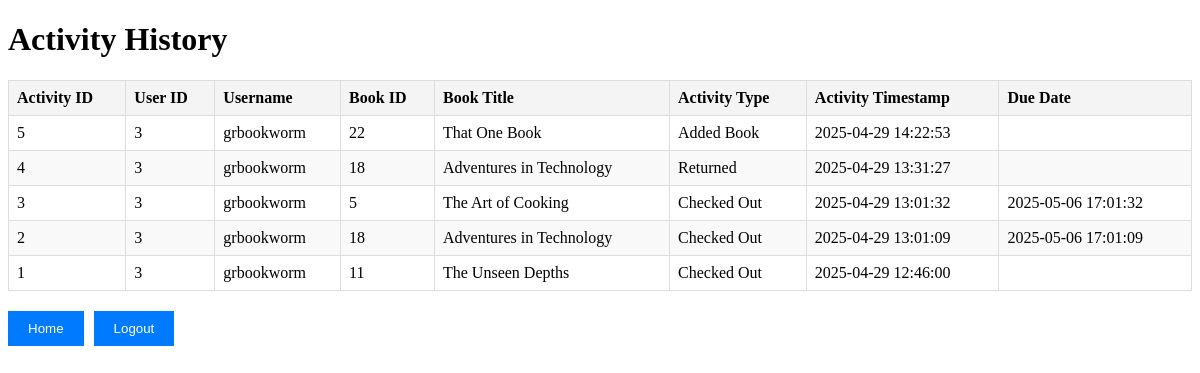
Screenshot of /CSIT415-Project-Register-New-Account-with-html-code-/CSIT415-Project-Register-New-Account-with-html-code-/view_history.php (signed in) with the database file from the repository.
### tables this page shows
CREATE TABLE `activityhistory` (
  `activityID` int NOT NULL AUTO_INCREMENT,
  `userID` int NOT NULL,
  `bookID` int DEFAULT NULL,
  `activityType` varchar(50) NOT NULL,
  `activityTimestamp` datetime DEFAULT CURRENT_TIMESTAMP,
  `dueDate` datetime DEFAULT NULL,
  PRIMARY KEY (`activityID`),
  KEY `userID` (`userID`),
  KEY `bookID` (`bookID`),
  CONSTRAINT `activityhistory_ibfk_1` FOREIGN KEY (`userID`) REFERENCES `users` (`userID`),
  CONSTRAINT `activityhistory_ibfk_2` FOREIGN KEY (`bookID`) REFERENCES `books` (`id`)
);

CREATE TABLE `users` (
  `userID` int NOT NULL AUTO_INCREMENT,
  `username` varchar(50) NOT NULL,
  `password` varchar(255) NOT NULL,
  `isAdmin` tinyint(1) NOT NULL DEFAULT '0',
  `finesDue` int NOT NULL DEFAULT '0',
  `holdActive` tinyint(1) NOT NULL DEFAULT '0',
  PRIMARY KEY (`userID`)
);

CREATE TABLE `books` (
  `id` int NOT NULL AUTO_INCREMENT,
  `title` varchar(255) NOT NULL,
  `author` varchar(255) NOT NULL,
  `isbn` varchar(20) NOT NULL,
  `publisher` varchar(255) DEFAULT NULL,
  `publish_date` date DEFAULT NULL,
  `genre` varchar(100) DEFAULT NULL,
  `page_count` int DEFAULT NULL,
  `language` varchar(50) DEFAULT NULL,
  `is_available` tinyint(1) DEFAULT '1',
  PRIMARY KEY (`id`),
  UNIQUE KEY `isbn` (`isbn`)
);

### CSIT415-Project-Register-New-Account-with-html-code-/CSIT415-Project-Register-New-Account-with-html-code-/view_history.php (the view, shortened to what this page needs)
<?php
$db = new Dbh();
$conn = $db->connectDB();
$sql = "
    SELECT ah.activityID, ah.userID, ah.bookID, ah.activityType, ah.activityTimestamp, ah.dueDate,
           u.username AS userName, b.title AS bookTitle
    FROM activityhistory ah
    LEFT JOIN users u ON ah.userID = u.userID
    LEFT JOIN books b ON ah.bookID = b.id
    ORDER BY ah.activityTimestamp DESC
";
$result = $conn->query($sql);
echo '<!DOCTYPE html>';
echo '<html lang="en">';
echo '<head>';
echo '</head>';
echo '<body>';
echo '<h1>Activity History</h1>';
if ($result->num_rows > 0) {
    echo '<table>';
    echo '<thead>';
    echo '<tr>';
    echo '<th>Activity ID</th>';
    echo '<th>User ID</th>';
    echo '<th>Username</th>';
    echo '<th>Book ID</th>';
    echo '<th>Book Title</th>';
    echo '<th>Activity Type</th>';
    echo '<th>Activity Timestamp</th>';
    echo '<th>Due Date</th>';
    echo '</tr>';
    echo '</thead>';
    echo '<tbody>';
    while ($row = $result->fetch_assoc()) {
        echo '<tr>';
        echo '<td>' . htmlspecialchars($row['activityID']) . '</td>';
        echo '<td>' . htmlspecialchars($row['userID']) . '</td>';
        echo '<td>' . htmlspecialchars($row['userName']) . '</td>';
        echo '<td>' . htmlspecialchars($row['bookID']) . '</td>';
        echo '<td>' . htmlspecialchars($row['bookTitle']) . '</td>';
        echo '<td>' . htmlspecialchars($row['activityType']) . '</td>';
        echo '<td>' . htmlspecialchars($row['activityTimestamp']) . '</td>';
        echo '<td>' . htmlspecialchars($row['dueDate']) . '</td>';
        echo '</tr>';
    }
    echo '</tbody>';
    echo '</table>';
} else {
    echo '<p>No activity history found.</p>';
}
echo '<div style="margin-top: 20px;">';
echo '<a href="home.php"><button>Home</button></a>';
echo '<a href="logout.php" style="margin-left: 10px;"><button>Logout</button></a>';
echo '</div>';
echo '</body>';
echo '</html>';
?>

### rows the page displays
activityhistory: activityID "5", userID "3", userID.username "grbookworm", bookID "22", bookID.title "That One Book", activityType "Added Book", activityTimestamp "2025-04-29 14:22:53"
activityhistory: activityID "4", userID "3", userID.username "grbookworm", bookID "18", bookID.title "Adventures in Technology", activityType "Returned", activityTimestamp "2025-04-29 13:31:27"
activityhistory: activityID "3", userID "3", userID.username "grbookworm", bookID "5", bookID.title "The Art of Cooking", activityType "Checked Out", activityTimestamp "2025-04-29 13:01:32", dueDate "2025-05-06 17:01:32"
activityhistory: activityID "2", userID "3", userID.username "grbookworm", bookID "18", bookID.title "Adventures in Technology", activityType "Checked Out", activityTimestamp "2025-04-29 13:01:09", dueDate "2025-05-06 17:01:09"
activityhistory: activityID "1", userID "3", userID.username "grbookworm", bookID "11", bookID.title "The Unseen Depths", activityType "Checked Out", activityTimestamp "2025-04-29 12:46:00"
